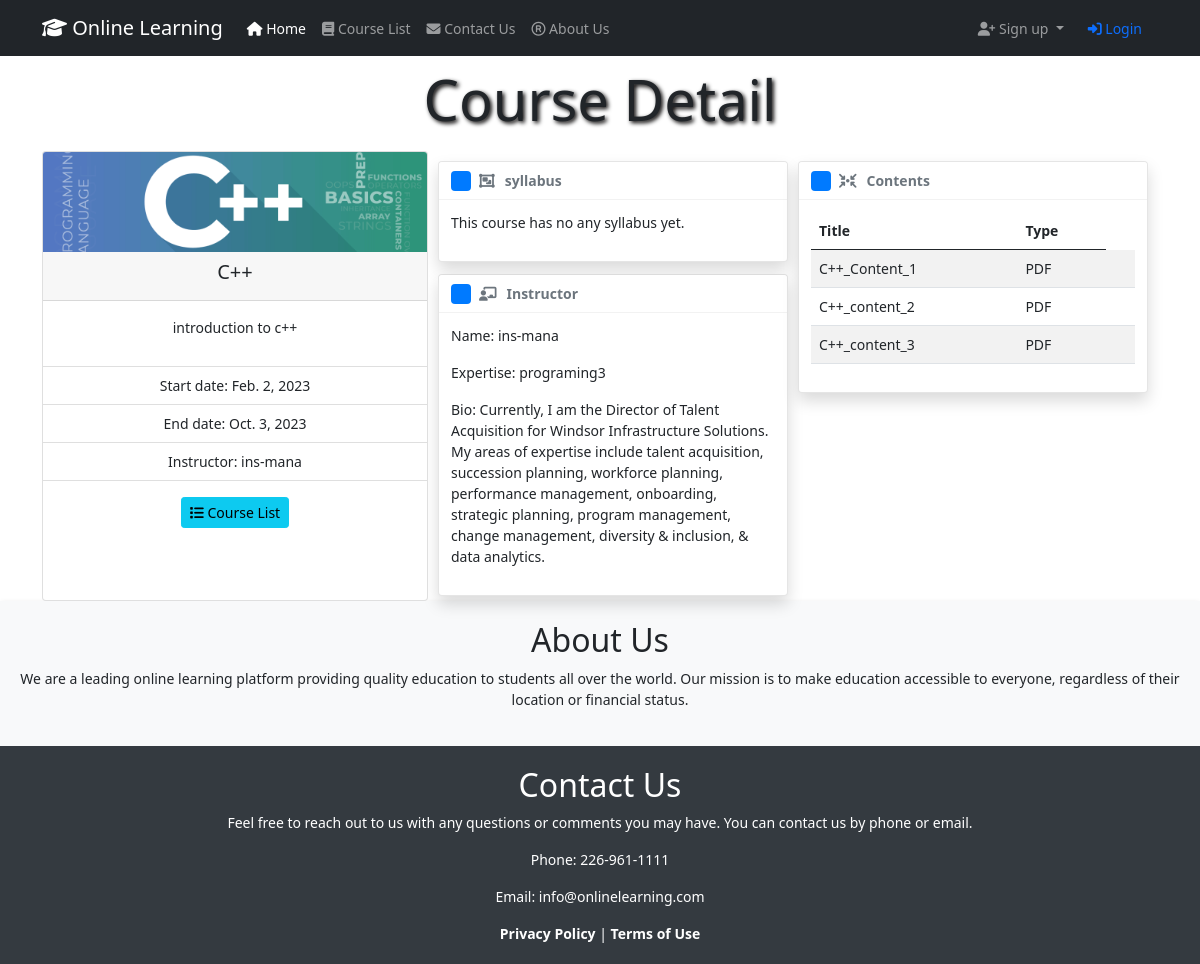
/courses/2/, run on the app's committed database.
### WhiteboardApp/models.py (models this page shows, shortened)
class Course(models.Model):
    title = models.CharField(max_length=100)
    description = models.TextField()
    instructor = models.ForeignKey(Instructor, on_delete=models.CASCADE)
    start_date = models.DateField()
    end_date = models.DateField()
    is_active = models.BooleanField(default=True)
    syllabus = models.FileField(upload_to='syllabus/', null=True, blank=True)
    prerequisites = models.ManyToManyField('self', blank=True)
    avatar = models.ImageField(upload_to='avatars/', null=True, blank=True)
    additional_data = models.JSONField(blank=True, null=True)

class Instructor(models.Model):
    user = models.OneToOneField(User, on_delete=models.CASCADE, related_name='instructor')
    profile_picture = models.ImageField(upload_to='profile_pictures/', null=True, blank=True)
    bio = models.TextField(null=True, blank=True)
    date_of_birth = models.DateField(null=True, blank=True)
    address = models.CharField(max_length=255, blank=True)
    website = models.URLField(blank=True)
    phone_number = models.CharField(max_length=15, null=True, blank=True)
    expertise = models.CharField(max_length=255, null=True, blank=True)
    class Meta:
        db_table = 'WhiteboardApp_Instructor'
        verbose_name = 'Instructor'
        verbose_name_plural = 'Instructors'

class Content(models.Model):
    content_type_choice = (
        ('PDF', 'PDF File'),
        ('Voice', 'Voice File'),
        ('Video', 'Video File'),
    )
    course = models.ForeignKey(Course, on_delete=models.CASCADE)
    title = models.CharField(max_length=100)
    type = models.CharField(max_length=10, choices=content_type_choice)
    file = models.FileField(upload_to='contents/', null=True, blank=True)

### WhiteboardApp/views.py (the view, shortened to what this page needs)
# urls.py: path('courses/<int:pk>/', views.course_detail, name='course-detail'),
def course_detail(request, pk):
    course = get_object_or_404(Course, pk=pk)
    instructor = None
    student = None
    is_enrolled_course = False
    grade = None
    is_current_instructor_course = False
    student_completed_contents = None
    has_enrollment_permission = False
    if request.user.is_authenticated:
        instructor = Instructor.objects.filter(user_id=request.user.id).first()
        student = Student.objects.filter(user_id=request.user.id).first()
    if instructor:
        if course.instructor_id == instructor.id:
            is_current_instructor_course = True
    return render(request, 'CourseTemplates/course_detail.html', {'course': course,
                                                                  'is_enrolled_course': is_enrolled_course,
                                                                  'student': student,
                                                                  'grade': grade,
                                                                  'has_enrollment_permission': has_enrollment_permission,
                                                                  'is_current_instructor_course': is_current_instructor_course,
                                                                  'completed_contents': student_completed_contents})

### templates/CourseTemplates/course_detail.html (shortened to what this page needs)
{% extends "base.html" %}
{% load static %}
{% block content %}
    <div class="text-center">
        <h1 class="display-4 font-weight-bold" style="text-shadow: 2px 2px 4px rgba(3, 0, 0, 3); padding: 10px;">
            Course Detail
        </h1>
    </div>
    <div style="display: flex;">
        <div class="card text-center" style="width: 28rem; margin-right: 10px">
            <img src="/media/{{ course.avatar }}" alt="img" class="card-img-top">
            <div class="card-header">
                <h5 class="card-title">{{ course.title }}</h5>
            </div>
            <div class="card-body">
                <p class="card-text">{{ course.description }}</p>
            </div>
            <ul class="list-group list-group-flush">
                <li class="list-group-item">Start date: {{ course.start_date }}</li>
                <li class="list-group-item">End date: {{ course.end_date }}</li>
                <li class="list-group-item">Instructor:
                    {{ course.instructor.user.username }}
                </li>
            </ul>
            <div class="card-body">
                <a href="{% url 'WhiteboardApp:course-list' %}" class="btn btn-info btn-sm">
                    <i class="fa-solid fa-list"></i> Course List
                </a>
            </div>
            <div class="card-body">
            </div>
        </div>
        <div class="toast-container">
            <div class="toast fade show" role="alert" aria-live="assertive" aria-atomic="true">
                <div class="toast-header">
                    <svg class="bd-placeholder-img rounded me-2" width="20" height="20"
                         xmlns="http://www.w3.org/2000/svg"
                         aria-hidden="true" preserveAspectRatio="xMidYMid slice" focusable="false">
                        <rect width="100%" height="100%" fill="#007aff"></rect>
                    </svg>
                    <i class="fa-solid fa-object-group" style="margin-right: 10px;"></i>
                    <strong class="me-auto"> syllabus </strong>
                </div>
                <div class="toast-body">
                    {% if course.syllabus %}
                        <p> Name: {{ course.syllabus }}</p>
                    {% else %}
                        <p>This course has no any syllabus yet.</p>
                    {% endif %}
                </div>
            </div>
            <div class="toast fade show" role="alert" aria-live="assertive" aria-atomic="true">
                <div class="toast-header">
                    <svg class="bd-placeholder-img rounded me-2" width="20" height="20"
                         xmlns="http://www.w3.org/2000/svg"
                         aria-hidden="true" preserveAspectRatio="xMidYMid slice" focusable="false">
                        <rect width="100%" height="100%" fill="#007aff"></rect>
                    </svg>
                    <i class="fa-solid fa-chalkboard-user" style="margin-right: 10px;"></i>
                    <strong class="me-auto"> Instructor </strong>
                </div>
                <div class="toast-body">
                    {% if course.instructor %}
                        <p> Name: {{ course.instructor.user.username }} </p>
                        <p> Expertise: {{ course.instructor.expertise }}</p>
                        <p> Bio: {{ course.instructor.bio }}</p>
                    {% else %}
                        <p>This course has no any instructor yet.</p>
                    {% endif %}
                </div>
            </div>
        </div>
        <div class="toast-container">
            <div class="toast fade show" role="alert" aria-live="assertive" aria-atomic="true">
                <div class="toast-header">
                    <svg class="bd-placeholder-img rounded me-2" width="20" height="20"
                         xmlns="http://www.w3.org/2000/svg"
                         aria-hidden="true" preserveAspectRatio="xMidYMid slice" focusable="false">
                        <rect width="100%" height="100%" fill="#007aff"></rect>
                    </svg>
                    <i class="fa-solid fa-arrows-to-circle" style="margin-right: 10px;"></i>
                    <strong class="me-auto"> Contents </strong>
                </div>
                <div class="toast-body">
                    {% if course.content_set.exists %}
                        <table class="table table-striped table-hover">
                            <thead>
                            <tr>
                                <th>Title</th>
                                <th>Type</th>
                            </tr>
                            </thead>
                            <tbody>
                            {% for content in course.content_set.all %}
                                <tr>
                                    <td>{{ content.title|truncatechars:15 }}</td>
                                    <td>{{ content.type }}</td>
                                    <td>
                                    </td>
                                </tr>
                            {% endfor %}
                            </tbody>
                        </table>
                    {% else %}
                        <p>This course has no any content yet.</p>
                    {% endif %}
                </div>
            </div>
        </div>
    </div>
{% endblock %}

### static/css/base.css (style rules this page uses)
body { font-size: 14px; }

### static/css/car-list.css (style rules this page uses)
.card-img-top { width: 100%; height: 100px; object-fit: cover; }

### templates/CourseTemplates/course_detail.html (style rules this page uses)
.toast-container { display: flex; flex-direction: column; justify-content: flex-start; align-items: flex-end; margin-top: 10px; margin-right: 10px; margin-bottom: 5px; }

### data on the page
Course: avatar (picture), title "C++", description "introduction to c++", start_date "Feb. 2, 2023", end_date "Oct. 3, 2023", instructor.user.username "ins-mana", instructor.expertise "programing3", instructor.bio "Currently, I am the Director of Talent Acquisition for Windsor Infrastructure Solutions. My areas of expertise include talent acquisition, succession planning, workforce planning, performance management, onboarding, strategic planning, program management, change management, diversity & inclusion, & data analytics."
Content: title "C++_Content_1", type "PDF"
Content: title "C++_content_2", type "PDF"
Content: title "C++_content_3", type "PDF"
